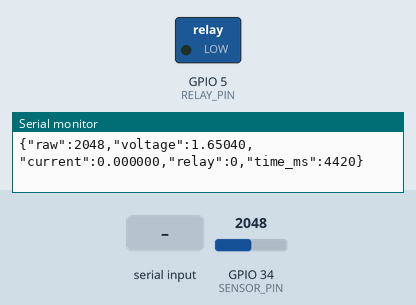
This sketch was run on a simulated ESP32. Shown: switched loads named in the sketch (green lamp = pin HIGH), the last lines printed to the serial monitor. The test bench sets the inputs (shaded band); at power-on: GPIO 34 (SENSOR_PIN) = 2048 (analog values on the 0–4095 scale). Nothing arrives over Bluetooth unless stated.

Above: at 4.5 s.
4.6 s: "1\n" received over the second serial link
At 5.7 s:
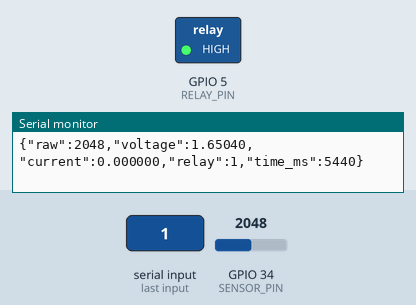
6.1 s: "0\n" received over the second serial link
At 7.1 s:
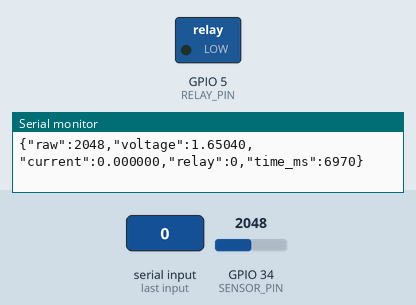
7.6 s: "ON\n" received over the second serial link
At 8.1 s:
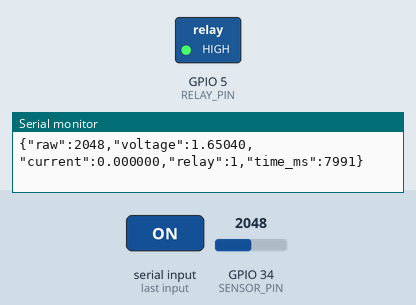
9.1 s: "OFF\n" received over the second serial link
At 9.5 s:
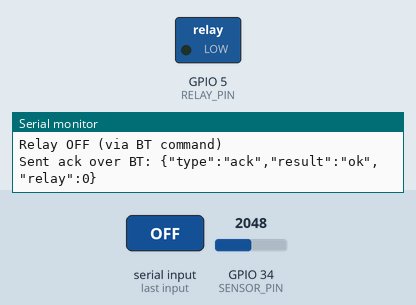
Timing chart, 0 to 11.6 s (numbered marks = the images above; inputs shaded):
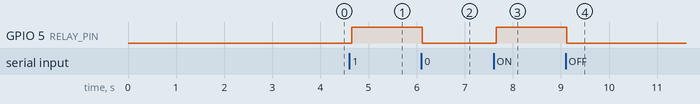

Measured:
- after the input at 4.6 s, GPIO 5 (RELAY_PIN): LOW → HIGH after 0.05 s
- after the input at 6.1 s, GPIO 5 (RELAY_PIN): HIGH → LOW at once
- after the input at 7.6 s, GPIO 5 (RELAY_PIN): LOW → HIGH after 0.05 s
- after the input at 9.1 s, GPIO 5 (RELAY_PIN): HIGH → LOW at once

The sketch:

first.ino
```cpp
/*
  ACS712 + Relay + Bluetooth JSON
  - ACS712 pin: GPIO34 (SENSOR_PIN)
  - Relay control pin: GPIO2 (RELAY_PIN)
  - Bluetooth name: ACS712_BT_CTRL
  - Sends JSON lines over Bluetooth every SEND_INTERVAL ms
  - Accepts simple commands via BT: "1", "0", "ON", "OFF", "TOGGLE" (case-insensitive)
*/

#include "BluetoothSerial.h"

BluetoothSerial SerialBT;
const char* BT_NAME = "ACS712_BT_CTRL";

// Hardware pins
const int SENSOR_PIN = 34;   // ACS712 OUT -> GPIO34 (ADC)
const int RELAY_PIN  = 5;    // Relay IN -> GPIO2

// ADC / ACS712 configuration
const float ADC_REF = 3.3f;
const int ADC_BITS = 12;
const int ADC_MAX = (1 << ADC_BITS) - 1;

// Set the sensitivity for your ACS712 module (choose one):
const float SENSITIVITY_5A  = 0.185f;
const float SENSITIVITY_20A = 0.100f;
const float SENSITIVITY_30A = 0.066f;
// --- Select the model you have here:
const float SENSITIVITY = SENSITIVITY_5A; // change if you have 20A or 30A module

// Sampling & smoothing
const int NUM_SAMPLES = 100;         // samples per reading (averaging)
const float SMOOTHING = 0.2f;       // exponential smoothing factor (0..1)
const int CAL_SAMPLES = 1500;       // samples used for offset calibration (startup)

// Output timing (ms)
const unsigned long SEND_INTERVAL = 500;

float offsetVoltage = 0.0f;
float smoothedCurrent = 0.0f;
unsigned long lastSend = 0;

bool relayState = LOW; // current relay state (LOW/LOW/HIGH depending on wiring)

void setup() {
  Serial.begin(115200);
  delay(200);

  pinMode(RELAY_PIN, OUTPUT);
  digitalWrite(RELAY_PIN,LOW);

  // Bluetooth
  SerialBT.begin(BT_NAME); // start Classic Bluetooth SPP
  Serial.println();
  Serial.print("Bluetooth SPP started as: ");
  Serial.println(BT_NAME);
  Serial.println("Pair the device and connect with a BT terminal app.");

  // ADC settings
  analogReadResolution(ADC_BITS);
  analogSetPinAttenuation(SENSOR_PIN, ADC_11db); // allow up to ~3.3V

  Serial.println("Calibrating ACS712 offset. Make sure NO CURRENT flows through sensor now.");
  long sum = 0;
  for (int i = 0; i < CAL_SAMPLES; i++) {
    sum += analogRead(SENSOR_PIN);
    delay(2);
  }
  float avgADC = (float)sum / (float)CAL_SAMPLES;
  offsetVoltage = avgADC * (ADC_REF / ADC_MAX);
  Serial.print("Calibration done. offsetVoltage = ");
  Serial.print(offsetVoltage, 6);
  Serial.println(" V");
  Serial.println();
  lastSend = millis();
}

int readAveragedADC(int pin) {
  long s = 0;
  for (int i = 0; i < NUM_SAMPLES; i++) {
    s += analogRead(pin);
    delayMicroseconds(150);
  }
  return (int)(s / NUM_SAMPLES);
}

void handleBTCommand(String cmd) {
  cmd.trim();
  cmd.toUpperCase();
  if (cmd.length() == 0) return;

  bool changed = false;
  if (cmd == "1" || cmd == "ON") {
    relayState = HIGH;
    changed = true;
  } else if (cmd == "0" || cmd == "OFF") {
    relayState = LOW;
    changed = true;
  } else if (cmd == "TOGGLE") {
    relayState = !relayState;
    changed = true;
  } else {
    // Could be other commands. Acknowledge unknown.
    String r = "{\"type\":\"ack\",\"result\":\"unknown_command\",\"cmd\":\"" + cmd + "\"}";
    SerialBT.println(r);
    Serial.println("Unknown command received via BT: " + cmd);
    return;
  }

  digitalWrite(RELAY_PIN, relayState ? HIGH : LOW);
  Serial.print("Relay ");
  Serial.print(relayState ? "ON" : "OFF");
  Serial.println(" (via BT command)");

  // Send ack JSON
  String ack = "{\"type\":\"ack\",\"result\":\"ok\",\"relay\":";
  ack += relayState ? "1" : "0";
  ack += "}";
  SerialBT.println(ack);
  Serial.println("Sent ack over BT: " + ack);
}

// Helper to build JSON line
String buildJSON(int raw, float vout, float current, bool relay, unsigned long tMs) {
  String s = "{";
  s += "\"raw\":" + String(raw) + ",";
  s += "\"voltage\":" + String(vout, 5) + ",";
  s += "\"current\":" + String(current, 6) + ",";
  s += "\"relay\":" + String(relay ? 1 : 0) + ",";
  s += "\"time_ms\":" + String(tMs);
  s += "}";
  return s;
}

void loop() {
  // 1) Read ACS712 (averaged)
  int raw = readAveragedADC(SENSOR_PIN);
  float voltage = raw * (ADC_REF / ADC_MAX);
  float current = (voltage - offsetVoltage) / SENSITIVITY;

  // Exponential smoothing
  smoothedCurrent = (smoothedCurrent * (1.0f - SMOOTHING)) + (current * SMOOTHING);

  unsigned long now = millis();

  // 2) Send JSON periodically over Bluetooth AND USB-Serial
  if (now - lastSend >= SEND_INTERVAL) {
    lastSend = now;
    String json = buildJSON(raw, voltage, smoothedCurrent, relayState, now);
    Serial.println(json);       // USB debug
    SerialBT.println(json);     // Bluetooth stream
  }

  // 3) Non-blocking check for incoming BT commands
  if (SerialBT.available()) {
    // Read a line if available (or small command)
    String cmd = SerialBT.readStringUntil('\n'); // reads until newline or timeout
    if (cmd.length() == 0) {
      // maybe no newline: read everything
      cmd = "";
      while (SerialBT.available()) {
        char c = (char)SerialBT.read();
        if (c == '\r' || c == '\n') break;
        cmd += c;
      }
    }
    cmd.trim();
    if (cmd.length() > 0) {
      handleBTCommand(cmd);
    }
  }

  // small sleep to avoid busy-loop (keeps reading rate reasonable)
  delay(30);
}
```
